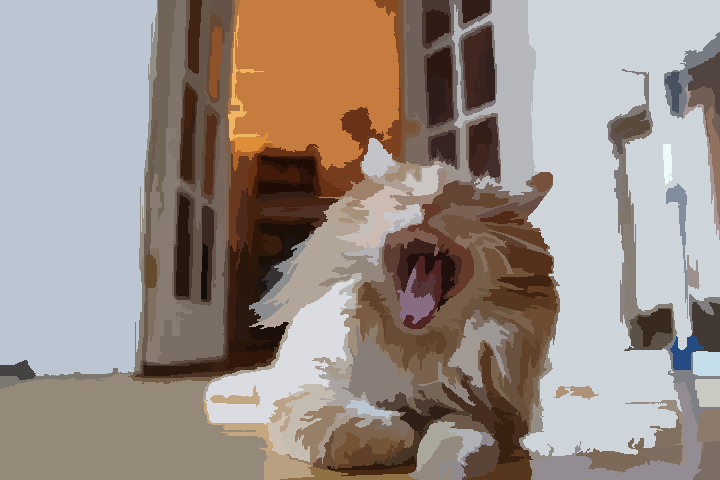
#> input picture src/pymeanshift-master/examples/example-1-1-300.png, 720 x 480 px
$ python -i lrgScale.py   (imports and definitions only)
#> lines starting #> are read from the running program, lines starting #| are printed output that depends on the picture
import cv2
import numpy as np
from PIL import Image
import h5py

# Might be a good resource: https://stackoverflow.com/questions/52394252/convert-h5-file-to-jpg-with-python

# TODO: Do this with actual files instead of filenames
def convertImage(hdf5_image):
    hdf = h5py.File("Sample.h5", 'r')
    array = hdf["Photos/Image 1"][:]
    img = Image.fromarray(array.astype('uint8'), 'RGB')
    img.save("yourimage.thumbnail", "PNG")
    return img

# TODO: Need to check if this works
def hough_transform(hdf5_image):
    image = convertImage(hdf5_image)
    # TODO: Still need to check whether this works
    img = cv2.imread(image, cv2.IMREAD_COLOR)  # road.png is the filename
    # Convert the image to gray-scale
    gray = cv2.cvtColor(img, cv2.COLOR_BGR2GRAY)
    # Find the edges in the image using canny detector
    edges = cv2.Canny(gray, 50, 200)
    # Detect points that form a line
    lines = cv2.HoughLinesP(edges, 1, np.pi / 180, 20)
    # Draw lines on the image
    for line in lines:
        x1, y1, x2, y2 = line[0]
        cv2.line(img, (x1, y1), (x2, y2), (255, 0, 0), 3)
    # write result
    cv2.imwrite("Image.png", img)


# TODO template matching with hd5 format
def template_transform(image):
    img_rgb = cv2.imread(image)
    img_gray = cv2.cvtColor(img_rgb, cv2.COLOR_BGR2GRAY)
    template = cv2.imread('template.png', 0)
    w, h = template.shape[::-1]

    res = cv2.matchTemplate(img_gray, template, cv2.TM_CCOEFF_NORMED)
    threshold = 0.8
    loc = np.where(res >= threshold)
    for pt in zip(*loc[::-1]):
        cv2.rectangle(img_rgb, pt, (pt[0] + w, pt[1] + h), (0, 0, 255), 2)

    cv2.imwrite('Image.png', img_rgb)

# TODO need to output files to directories
def writeFiles():
    pass

>>> import cv2
>>> picture = cv2.imread('pymeanshift-master/examples/example-1-1-300.png', cv2.IMREAD_GRAYSCALE)
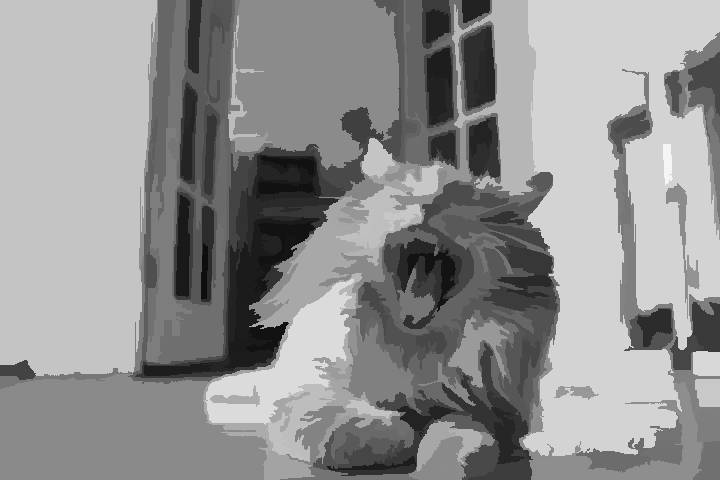
#> picture: shape (480, 720); min 14, max 245, mean 144.2
#> (the run stopped early here; a loop or call above may not have finished)
